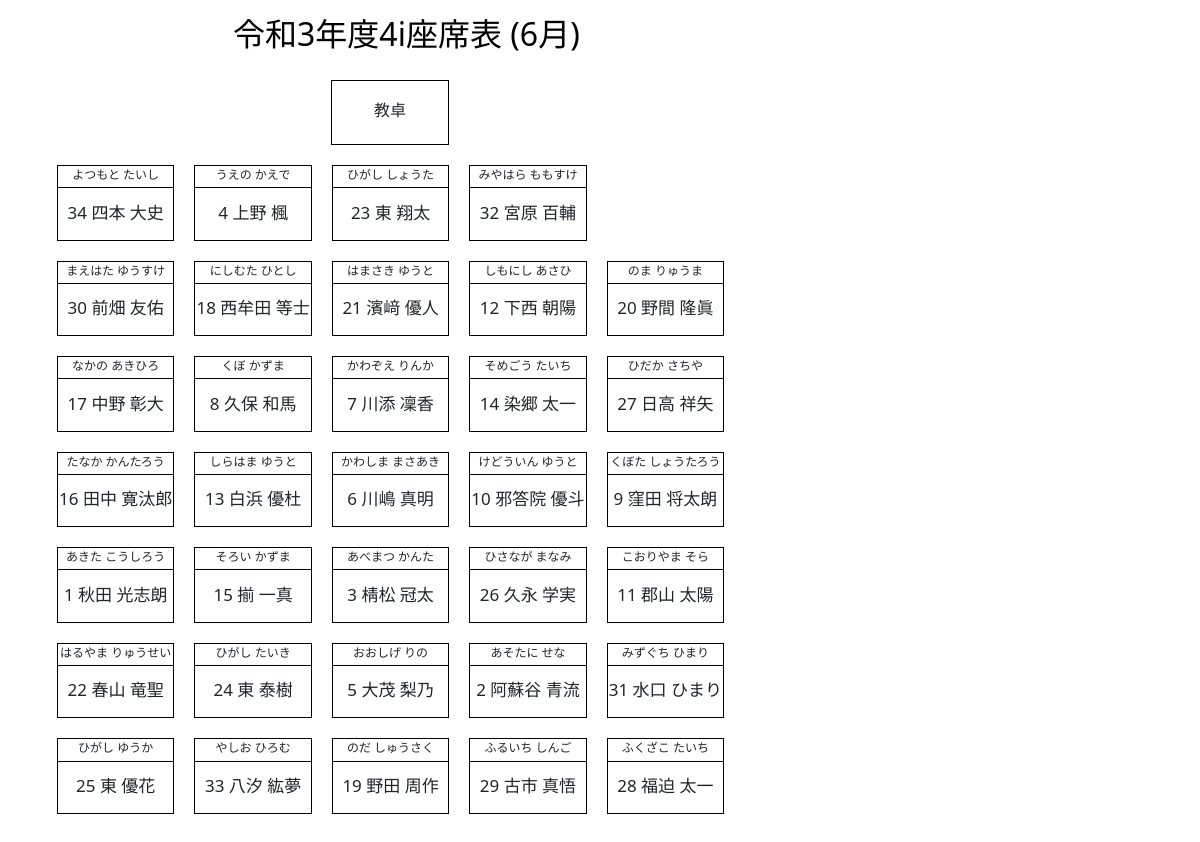
The page /print/5 (signed in) on the database its author committed.
### four_information/models.py (models this page shows, shortened)
class SeatHistory(models.Model):
    seat_number = models.ForeignKey(
        'SeatManagement',
        verbose_name='座席番号',
        help_text='座席番号．',
        on_delete=models.CASCADE
    )
    h_name = models.ForeignKey(
        'NameManagement',
        verbose_name='名前',
        editable=True,
        help_text='座席履歴．過去の座席履歴の保存．編集禁止！！！！',
        on_delete=models.CASCADE,
        null=True,
        blank=False
    )
    save_date = models.DateTimeField(
        verbose_name='実行日時',
        auto_now_add=False,
    )

class NameManagement(models.Model):
    student_number = models.PositiveIntegerField(
        verbose_name='出席番号',
        primary_key=True,
        editable=True,
        unique=True,
        help_text='出席番号．ユニークな値であること．'
    )
    last_name = models.CharField(verbose_name='苗字', max_length=30)
    first_name = models.CharField(verbose_name='名前', max_length=30)
    rubi = models.CharField(verbose_name='ふりがな', max_length=60)
    active = models.BooleanField(
        verbose_name='有効化',
        default=1,
        help_text='席替えの有効化の設定．チェックをオフにすると席替えで配置されないので注意．'
    )

### four_information/views.py (the view)
# urls.py: path('print/<int:pk>', PrintSeat.as_view(), name='PrintSeat'),
class PrintSeat(LoginRequiredMixin, ListView):
    login_url = '/accounts/login/'
    template_name = 'four_information/print.html'
    model = SeatHistory
    def get_context_data(self, **kwargs):
        context = super().get_context_data(**kwargs)
        context['object_list'] = SeatHistory.objects.filter(save_date__month=self.kwargs['pk'] + 1)
        context['date'] = self.kwargs['pk'] + 1
        return context

### templates/four_information/print.html (shortened to what this page needs)
{% extends 'base.html' %}
{% load static %}
{% block content %}
    <div class="print_page">
        <a href="{% url 'Main' %}" style="color: black; text-decoration: none"><p class="title">令和3年度4i座席表
            ({{ date }}月)</p></a>
        <link rel="stylesheet" href="{% static 'style_print.css' %}">
        <div class="teacher"><p>教卓</p></div>
        <ul>
            <div class="item white">
                <li class="rubi"></li>
                <li></li>
            </div>
            {% for name in object_list %}
                <div class="item">
                    <li class="rubi">{{ name.h_name.rubi }}</li>
                    <li class="name">{{ name.h_name.student_number }} {{ name.h_name.last_name }} {{ name.h_name.first_name }}</li>
                </div>
            {% endfor %}
        </ul>
    </div>
{% endblock %}

### static/style_print.css (style rules this page uses)
.print_page { width: 172mm; height: 251mm; page-break-after: always; margin-left: 7%; }
p { margin: 10px 95% 10px 5%; }
.title { width: 11em; height: 60px; margin: 10px auto; font-size: 2em; }
.teacher { width: 118px; margin: 10px 62% 10px 38%; height: 65px; text-align: center; border: black solid 1px; }
.teacher > p { width: 100%; margin-top: 15%; margin-right: auto; margin-left: auto; }
ul { list-style: none; display: flex; flex-wrap: wrap-reverse; flex-direction: column; height: 200mm; width: 100%; }
.item { width: 19%; height: 10%; margin: 10px; text-align: center; border: black solid 1px; }
.rubi { width: 100%; height: 30%; text-align: center; border-bottom: black solid 1px; font-size: 12px; }
li { width: 100%; height: 3%; text-align: center; font-size: 17px; }
.white>.rubi { border-bottom: none; }
.white { border: none; }
.item > .name { margin-top: 10%; }

### rows shown on the page
SeatHistory: h_name.rubi "のま りゅうま", h_name.student_number "20", h_name.last_name "野間", h_name.first_name "隆眞"
SeatHistory: h_name.rubi "ひだか さちや", h_name.student_number "27", h_name.last_name "日高", h_name.first_name "祥矢"
SeatHistory: h_name.rubi "くぼた しょうたろう", h_name.student_number "9", h_name.last_name "窪田", h_name.first_name "将太朗"
SeatHistory: h_name.rubi "こおりやま そら", h_name.student_number "11", h_name.last_name "郡山", h_name.first_name "太陽"
SeatHistory: h_name.rubi "みずぐち ひまり", h_name.student_number "31", h_name.last_name "水口", h_name.first_name "ひまり"
SeatHistory: h_name.rubi "ふくざこ たいち", h_name.student_number "28", h_name.last_name "福迫", h_name.first_name "太一"
SeatHistory: h_name.rubi "みやはら ももすけ", h_name.student_number "32", h_name.last_name "宮原", h_name.first_name "百輔"
SeatHistory: h_name.rubi "しもにし あさひ", h_name.student_number "12", h_name.last_name "下西", h_name.first_name "朝陽"
SeatHistory: h_name.rubi "そめごう たいち", h_name.student_number "14", h_name.last_name "染郷", h_name.first_name "太一"
SeatHistory: h_name.rubi "けどういん ゆうと", h_name.student_number "10", h_name.last_name "邪答院", h_name.first_name "優斗"
SeatHistory: h_name.rubi "ひさなが まなみ", h_name.student_number "26", h_name.last_name "久永", h_name.first_name "学実"
SeatHistory: h_name.rubi "あそたに せな", h_name.student_number "2", h_name.last_name "阿蘇谷", h_name.first_name "青流"
SeatHistory: h_name.rubi "ふるいち しんご", h_name.student_number "29", h_name.last_name "古市", h_name.first_name "真悟"
SeatHistory: h_name.rubi "ひがし しょうた", h_name.student_number "23", h_name.last_name "東", h_name.first_name "翔太"
SeatHistory: h_name.rubi "はまさき ゆうと", h_name.student_number "21", h_name.last_name "濱﨑", h_name.first_name "優人"
SeatHistory: h_name.rubi "かわぞえ りんか", h_name.student_number "7", h_name.last_name "川添", h_name.first_name "凜香"
SeatHistory: h_name.rubi "かわしま まさあき", h_name.student_number "6", h_name.last_name "川嶋", h_name.first_name "真明"
SeatHistory: h_name.rubi "あべまつ かんた", h_name.student_number "3", h_name.last_name "棈松", h_name.first_name "冠太"
SeatHistory: h_name.rubi "おおしげ りの", h_name.student_number "5", h_name.last_name "大茂", h_name.first_name "梨乃"
SeatHistory: h_name.rubi "のだ しゅうさく", h_name.student_number "19", h_name.last_name "野田", h_name.first_name "周作"
SeatHistory: h_name.rubi "うえの かえで", h_name.student_number "4", h_name.last_name "上野", h_name.first_name "楓"
SeatHistory: h_name.rubi "にしむた ひとし", h_name.student_number "18", h_name.last_name "西牟田", h_name.first_name "等士"
SeatHistory: h_name.rubi "くぼ かずま", h_name.student_number "8", h_name.last_name "久保", h_name.first_name "和馬"
SeatHistory: h_name.rubi "しらはま ゆうと", h_name.student_number "13", h_name.last_name "白浜", h_name.first_name "優杜"
SeatHistory: h_name.rubi "そろい かずま", h_name.student_number "15", h_name.last_name "揃", h_name.first_name "一真"
SeatHistory: h_name.rubi "ひがし たいき", h_name.student_number "24", h_name.last_name "東", h_name.first_name "泰樹"
SeatHistory: h_name.rubi "やしお ひろむ", h_name.student_number "33", h_name.last_name "八汐", h_name.first_name "紘夢"
SeatHistory: h_name.rubi "よつもと たいし", h_name.student_number "34", h_name.last_name "四本", h_name.first_name "大史"
SeatHistory: h_name.rubi "まえはた ゆうすけ", h_name.student_number "30", h_name.last_name "前畑", h_name.first_name "友佑"
SeatHistory: h_name.rubi "なかの あきひろ", h_name.student_number "17", h_name.last_name "中野", h_name.first_name "彰大"
SeatHistory: h_name.rubi "たなか かんたろう", h_name.student_number "16", h_name.last_name "田中", h_name.first_name "寛汰郎"
SeatHistory: h_name.rubi "あきた こうしろう", h_name.student_number "1", h_name.last_name "秋田", h_name.first_name "光志朗"
SeatHistory: h_name.rubi "はるやま りゅうせい", h_name.student_number "22", h_name.last_name "春山", h_name.first_name "竜聖"
SeatHistory: h_name.rubi "ひがし ゆうか", h_name.student_number "25", h_name.last_name "東", h_name.first_name "優花"

### other values the page prints
{{ date }} "6"
